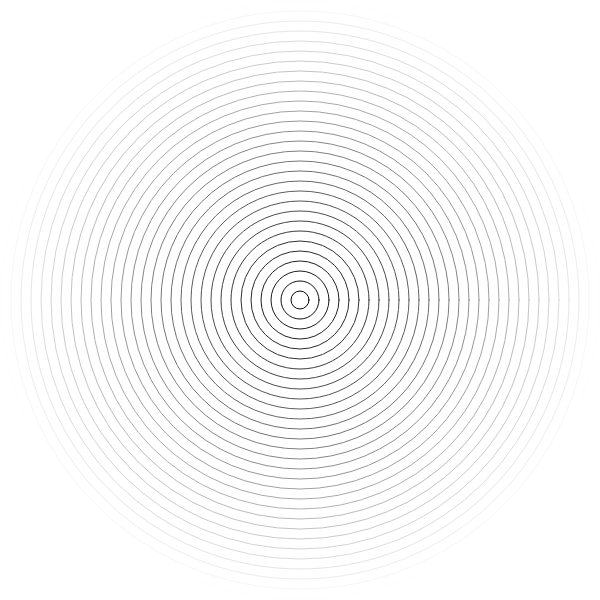
Frame 1 (no input)
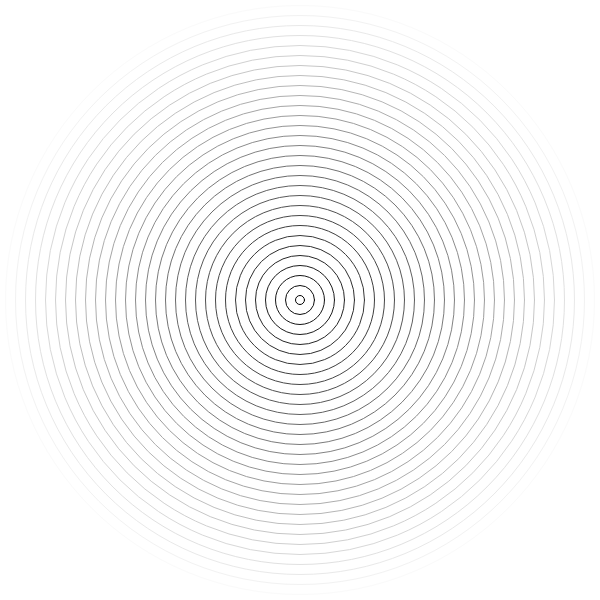
Frame 60 (no input)
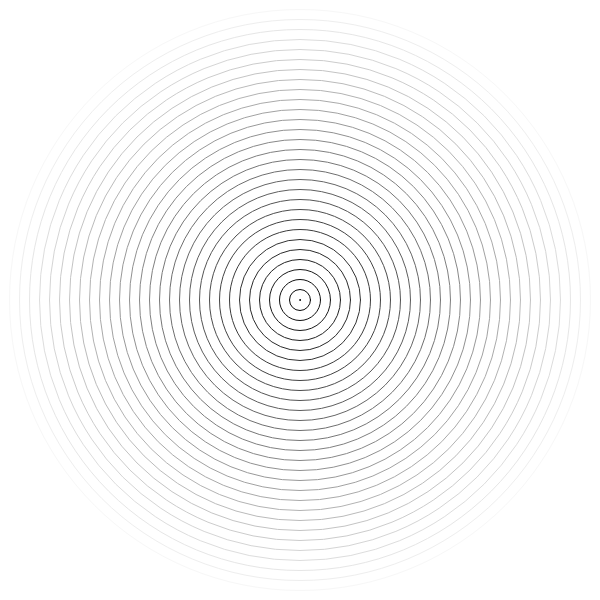
Frame 120 (the mouse pressed at the canvas centre since frame 60)

The p5.js sketch that drew these frames (run headless with seeded random() and noise() and a simulated clock; from frame 60 on, the mouse is pressed at the canvas centre):

// p5.js sketch
// ── sketch.js
let DrawCircle = false
let R=18
function setup() {
    //noLoop()
    //create canvas
    createCanvas(600, 600)
    noFill()
    strokeWeight(1) 
    rectMode(CENTER);
    frameRate(30)
}

function draw() {
    background(255)   
    translate(width/2, height/2)
    drawcircle(R)
    R++
    R%=17
    //drawsquare()
}

function mousePressed()
{
    DrawCircle = !DrawCircle;
}

function drawcircle(r)
{
    noFill()
    strokeWeight(1)
    for(let i=r;i<width;i+=20)
    {
        stroke(map(i,0,width,0,255))
        circle(0, 0, i);
    }
}
function drawsquare()
{
    rotate(PI/4)
    strokeWeight(4)
    rect(0,0,400)
} 
